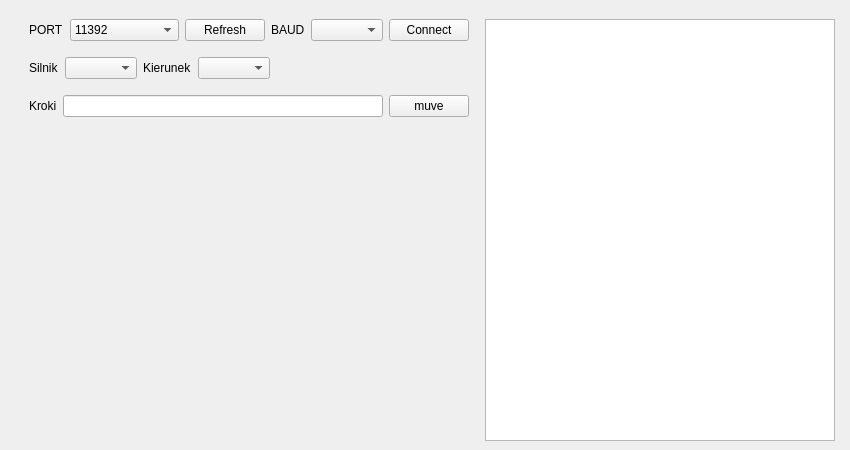
<?xml version="1.0" encoding="UTF-8"?>
<ui version="4.0">
 <class>MainWindow</class>
 <widget class="QMainWindow" name="MainWindow">
  <property name="geometry">
   <rect>
    <x>0</x>
    <y>0</y>
    <width>850</width>
    <height>450</height>
   </rect>
  </property>
  <property name="minimumSize">
   <size>
    <width>850</width>
    <height>450</height>
   </size>
  </property>
  <property name="maximumSize">
   <size>
    <width>850</width>
    <height>450</height>
   </size>
  </property>
  <property name="mouseTracking">
   <bool>false</bool>
  </property>
  <property name="windowTitle">
   <string>MainWindow</string>
  </property>
  <widget class="QWidget" name="centralwidget">
   <layout class="QGridLayout" name="gridLayout_2">
    <item row="0" column="0">
     <layout class="QGridLayout" name="gridLayout">
      <item row="6" column="0">
       <layout class="QHBoxLayout" name="horizontalLayout_5">
        <property name="leftMargin">
         <number>0</number>
        </property>
        <property name="topMargin">
         <number>10</number>
        </property>
        <item>
         <layout class="QHBoxLayout" name="horizontalLayout_4">
          <item>
           <layout class="QVBoxLayout" name="verticalLayout">
            <item>
             <layout class="QHBoxLayout" name="horizontalLayout">
              <property name="leftMargin">
               <number>20</number>
              </property>
              <property name="rightMargin">
               <number>10</number>
              </property>
              <item>
               <widget class="QLabel" name="label">
                <property name="text">
                 <string>PORT</string>
                </property>
               </widget>
              </item>
              <item>
               <widget class="QComboBox" name="comboBox">
                <item>
                 <property name="text">
                  <string>11392</string>
                 </property>
                </item>
                <item>
                 <property name="text">
                  <string>asdf</string>
                 </property>
                </item>
                <item>
                 <property name="text">
                  <string>Nowy element</string>
                 </property>
                </item>
                <item>
                 <property name="text">
                  <string>Nowy element</string>
                 </property>
                </item>
               </widget>
              </item>
              <item>
               <widget class="QPushButton" name="pushButton">
                <property name="text">
                 <string>Refresh</string>
                </property>
               </widget>
              </item>
              <item>
               <widget class="QLabel" name="label_2">
                <property name="text">
                 <string>BAUD</string>
                </property>
               </widget>
              </item>
              <item>
               <widget class="QComboBox" name="comboBox_2"/>
              </item>
              <item>
               <widget class="QPushButton" name="pushButton_2">
                <property name="text">
                 <string>Connect</string>
                </property>
               </widget>
              </item>
             </layout>
            </item>
            <item>
             <spacer name="verticalSpacer_2">
              <property name="orientation">
               <enum>Qt::Vertical</enum>
              </property>
              <property name="sizeType">
               <enum>QSizePolicy::Fixed</enum>
              </property>
              <property name="sizeHint" stdset="0">
               <size>
                <width>10</width>
                <height>10</height>
               </size>
              </property>
             </spacer>
            </item>
            <item>
             <layout class="QHBoxLayout" name="horizontalLayout_2">
              <property name="leftMargin">
               <number>20</number>
              </property>
              <item>
               <widget class="QLabel" name="label_3">
                <property name="text">
                 <string>Silnik</string>
                </property>
               </widget>
              </item>
              <item>
               <widget class="QComboBox" name="comboBox_3"/>
              </item>
              <item>
               <widget class="QLabel" name="label_4">
                <property name="text">
                 <string>Kierunek</string>
                </property>
               </widget>
              </item>
              <item>
               <widget class="QComboBox" name="comboBox_4"/>
              </item>
              <item>
               <spacer name="horizontalSpacer_11">
                <property name="orientation">
                 <enum>Qt::Horizontal</enum>
                </property>
                <property name="sizeHint" stdset="0">
                 <size>
                  <width>20</width>
                  <height>20</height>
                 </size>
                </property>
               </spacer>
              </item>
             </layout>
            </item>
            <item>
             <spacer name="verticalSpacer_3">
              <property name="orientation">
               <enum>Qt::Vertical</enum>
              </property>
              <property name="sizeType">
               <enum>QSizePolicy::Fixed</enum>
              </property>
              <property name="sizeHint" stdset="0">
               <size>
                <width>20</width>
                <height>10</height>
               </size>
              </property>
             </spacer>
            </item>
            <item>
             <layout class="QHBoxLayout" name="horizontalLayout_7">
              <property name="leftMargin">
               <number>20</number>
              </property>
              <item>
               <widget class="QLabel" name="label_5">
                <property name="text">
                 <string>Kroki</string>
                </property>
               </widget>
              </item>
              <item>
               <widget class="QLineEdit" name="lineEdit"/>
              </item>
              <item>
               <widget class="QPushButton" name="pushButton_3">
                <property name="text">
                 <string>muve</string>
                </property>
               </widget>
              </item>
              <item>
               <spacer name="horizontalSpacer_2">
                <property name="orientation">
                 <enum>Qt::Horizontal</enum>
                </property>
                <property name="sizeType">
                 <enum>QSizePolicy::Ignored</enum>
                </property>
                <property name="sizeHint" stdset="0">
                 <size>
                  <width>10</width>
                  <height>20</height>
                 </size>
                </property>
               </spacer>
              </item>
             </layout>
            </item>
            <item>
             <spacer name="verticalSpacer">
              <property name="orientation">
               <enum>Qt::Vertical</enum>
              </property>
              <property name="sizeHint" stdset="0">
               <size>
                <width>20</width>
                <height>20</height>
               </size>
              </property>
             </spacer>
            </item>
           </layout>
          </item>
          <item>
           <widget class="QListView" name="listView">
            <property name="enabled">
             <bool>true</bool>
            </property>
           </widget>
          </item>
         </layout>
        </item>
        <item>
         <widget class="Line" name="line">
          <property name="orientation">
           <enum>Qt::Horizontal</enum>
          </property>
         </widget>
        </item>
       </layout>
      </item>
     </layout>
    </item>
   </layout>
  </widget>
 </widget>
 <resources/>
 <connections/>
</ui>
